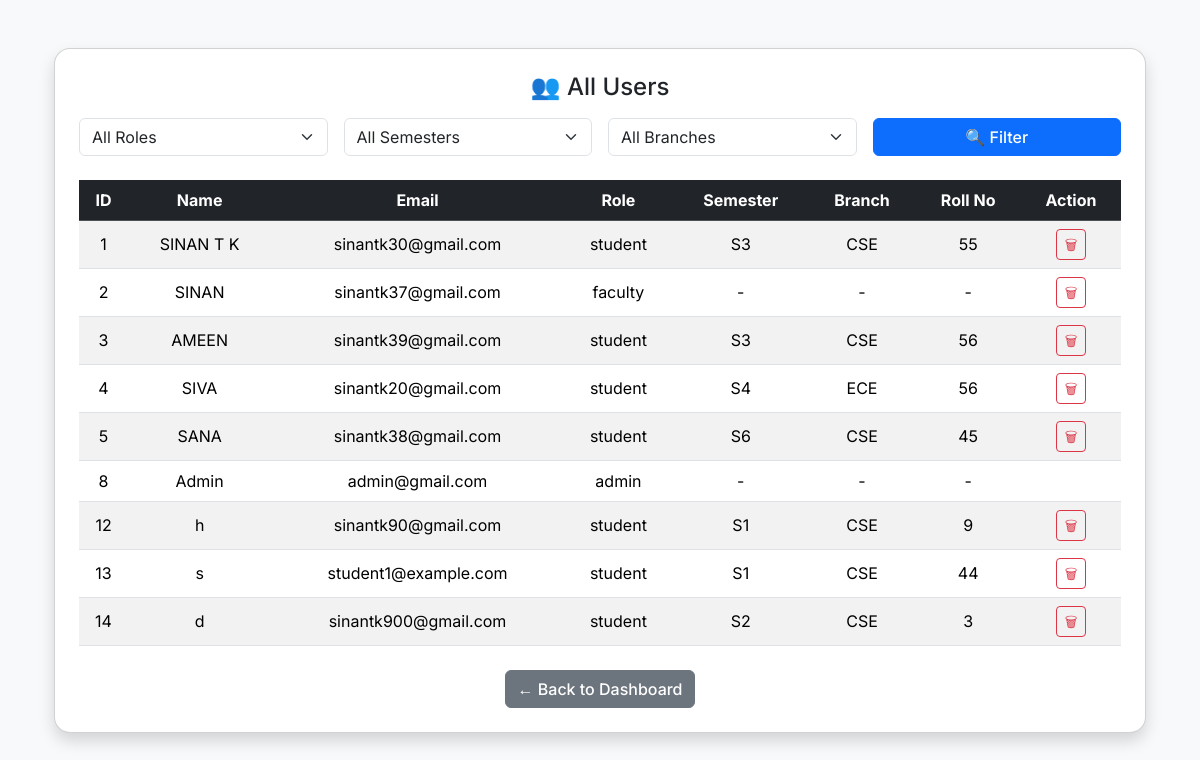
The app's page /admin/users (signed in), older data.
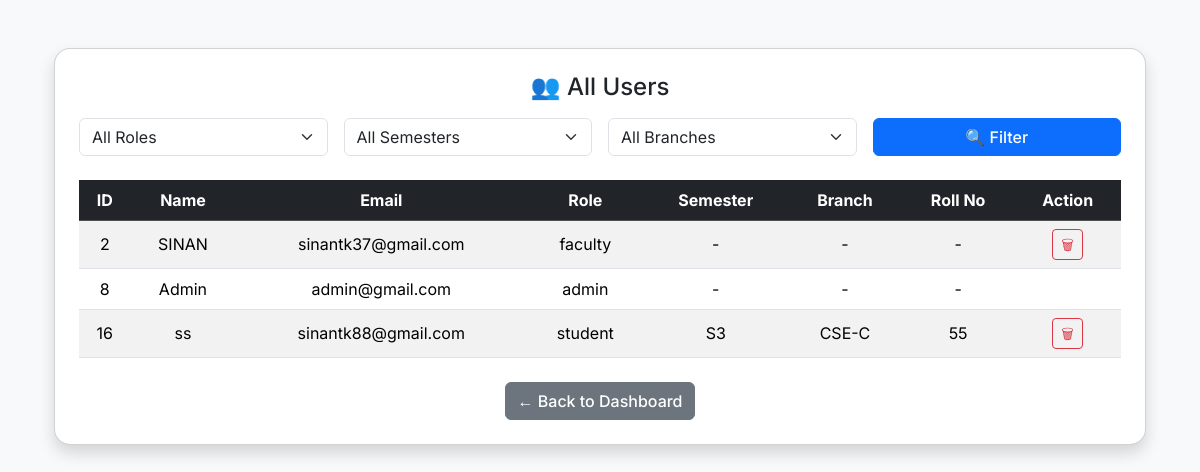
The same page, newer data.
### tables this page shows
CREATE TABLE users (
                id INTEGER PRIMARY KEY AUTOINCREMENT,
                name TEXT,
                email TEXT UNIQUE,
                password TEXT,
                role TEXT,
                semester TEXT,
                branch TEXT,
                roll_number TEXT
            );

### app.py (the view, shortened to what this page needs)
@app.route('/admin/users', methods=['GET', 'POST'])
def admin_users():
    if not is_admin(): abort(403)
    db = get_db()
    filters = {}
    query = "SELECT * FROM users WHERE 1=1"
    params = []
    users = db.execute(query, params).fetchall()
    return render_template("admin_users.html", users=users, filters=filters)

### app.py (called while the page is built)
def get_db():
    conn = sqlite3.connect('database.db', timeout=10, check_same_thread=False)
    conn.row_factory = sqlite3.Row
    return conn

@app.after_request
def add_cache_control(response):
    response.headers['Cache-Control'] = 'no-store'
    return response

def is_admin():
    return session.get('role') == 'admin'

### templates/admin_users.html (shortened to what this page needs)
{% extends 'base.html' %}
{% block content %}
<div class="container py-4">
  <div class="card shadow p-4">
    <h4 class="text-center mb-3">👥 All Users</h4>
    <div class="table-responsive"><form method="POST" class="row g-3 mb-4">
  <div class="col-md-3">
    <select name="role" class="form-select">
      <option value="">All Roles</option>
    </select>
  </div>
  <div class="col-md-3">
  <select name="semester" class="form-select">
    <option value="">All Semesters</option>
  </select>
</div>
<div class="col-md-3">
  <select name="branch" class="form-select">
    <option value="">All Branches</option>
  </select>
</div>
  <div class="col-md-3 text-end">
    <button type="submit" class="btn btn-primary w-100">🔍 Filter</button>
  </div>
</form>
      <table class="table table-striped align-middle text-center">
        <thead class="table-dark">
          <tr>
            <th>ID</th><th>Name</th><th>Email</th><th>Role</th><th>Semester</th><th>Branch</th><th>Roll No</th><th>Action</th>
          </tr>
        </thead>
        <tbody>
          {% for u in users %}
          <tr>
            <td>{{ u.id }}</td>
            <td>{{ u.name }}</td>
            <td>{{ u.email }}</td>
            <td>{{ u.role }}</td>
            <td>{{ u.semester or '-' }}</td>
            <td>{{ u.branch or '-' }}</td>
            <td>{{ u.roll_number or '-' }}</td>
            <td>
              {% if u.role != 'admin' %}
              <form method="POST" action="{{ url_for('delete_user', user_id=u.id) }}" onsubmit="return confirm('Delete this user?');">
                <button class="btn btn-sm btn-outline-danger">🗑</button>
              </form>
              {% endif %}
            </td>
          </tr>
          {% endfor %}
        </tbody>
      </table><div class="text-center mt-4">
      <a href="{{ url_for('admin_dashboard') }}" class="btn btn-secondary">← Back to Dashboard</a>
    </div>
  </div>
</div>
{% endblock %}

### templates/base.html (shortened to what this page needs)
<!DOCTYPE html>
<html lang="en">
<head>
  <link href="https://cdn.jsdelivr.net/npm/bootstrap@5.3.3/dist/css/bootstrap.min.css" rel="stylesheet">
</head>
<body>
 <div class="container py-4 d-flex d-md-block justify-content-center" style="min-height: 100vh;">
  {% block content %}{% endblock %}
</div>
</body>
</html>

### templates/base.html (style rules this page uses)
body { font-family: 'Inter', sans-serif; background-color: #f8f9fa; }
.card { border-radius: 1rem; }
.btn { font-weight: 500; }

Row changes from the older to the newer data that the page shows:
removed users: id "1", name "SINAN T K", email "sinantk30@gmail.com", role "student", semester "S3", branch "CSE", roll_number "55"
removed users: id "3", name "AMEEN", email "sinantk39@gmail.com", role "student", semester "S3", branch "CSE", roll_number "56"
removed users: id "4", name "SIVA", email "sinantk20@gmail.com", role "student", semester "S4", branch "ECE", roll_number "56"
removed users: id "5", name "SANA", email "sinantk38@gmail.com", role "student", semester "S6", branch "CSE", roll_number "45"
removed users: id "12", name "h", email "sinantk90@gmail.com", role "student", semester "S1", branch "CSE", roll_number "9"
removed users: id "13", name "s", email "student1@example.com", role "student", semester "S1", branch "CSE", roll_number "44"
removed users: id "14", name "d", email "sinantk900@gmail.com", role "student", semester "S2", branch "CSE", roll_number "3"
added users: id "16", name "ss", email "sinantk88@gmail.com", role "student", semester "S3", branch "CSE-C", roll_number "55"
